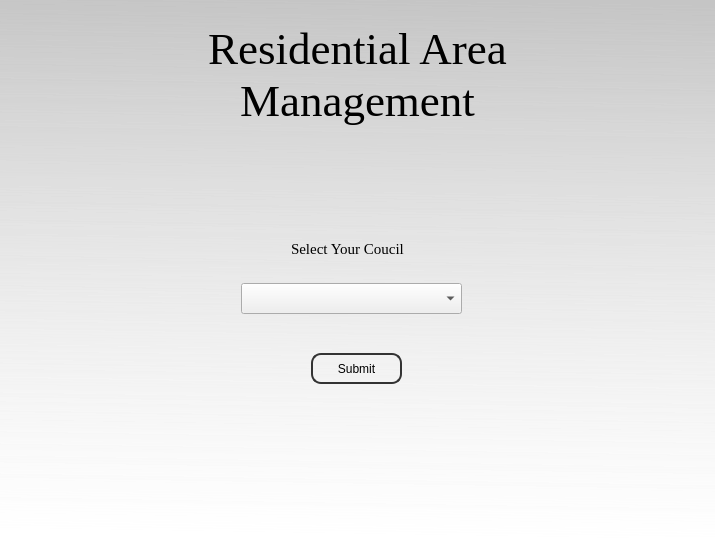
<?xml version="1.0" encoding="UTF-8"?>
<ui version="4.0">
 <class>Dialog</class>
 <widget class="QDialog" name="Dialog">
  <property name="geometry">
   <rect>
    <x>0</x>
    <y>0</y>
    <width>715</width>
    <height>538</height>
   </rect>
  </property>
  <property name="windowTitle">
   <string>Dialog</string>
  </property>
  <property name="styleSheet">
   <string notr="true">QPushButton{
	border-radius:10px;
	border:2px solid rgb(51, 51, 51);
	font: 10pt &quot;Comic Sans MS&quot;;
}

QLineEdit{
	border-radius:10px;
	border:2px solid rgb(51, 51, 51);
}

QPushButton:focus {
	border:3px solid rgb(51, 51, 51);
}

QPushButton:hover {
	border:3px solid rgb(51, 51, 51);
}

QPushButton:pressed{
	border-radius:10px;
	border:2px solid rgb(51, 51, 51);
	background-color: rgb(73, 161, 255);
}

QDialog{
	
	background-color: qlineargradient(spread:pad, x1:0.54, y1:0, x2:0.517045, y2:1, stop:0 rgba(140, 140, 140, 75), stop:1 rgba(255, 255, 255, 255));
}</string>
  </property>
  <layout class="QVBoxLayout" name="verticalLayout">
   <item>
    <widget class="QWidget" name="District" native="true">
     <property name="maximumSize">
      <size>
       <width>16777215</width>
       <height>126</height>
      </size>
     </property>
     <property name="styleSheet">
      <string notr="true">QWidget#bgwidget{
background-color:qlineargradient(spread:pad, x1:0.904, y1:0.908682, x2:0.466, y2:0.153, stop:0 rgba(0, 104, 255, 255), stop:0.897727 rgba(23, 115, 155, 200));}
</string>
     </property>
     <layout class="QVBoxLayout" name="verticalLayout_2">
      <item>
       <widget class="QLabel" name="DialogTitle">
        <property name="font">
         <font>
          <family>Times New Roman</family>
          <pointsize>34</pointsize>
          <weight>50</weight>
          <bold>false</bold>
         </font>
        </property>
        <property name="styleSheet">
         <string notr="true"/>
        </property>
        <property name="text">
         <string>Residential Area
Management</string>
        </property>
        <property name="alignment">
         <set>Qt::AlignCenter</set>
        </property>
       </widget>
      </item>
     </layout>
    </widget>
   </item>
   <item>
    <widget class="QWidget" name="widget" native="true">
     <widget class="QComboBox" name="cmbCouncil">
      <property name="geometry">
       <rect>
        <x>230</x>
        <y>140</y>
        <width>221</width>
        <height>31</height>
       </rect>
      </property>
      <property name="font">
       <font>
        <family>Comic Sans MS</family>
        <pointsize>11</pointsize>
       </font>
      </property>
     </widget>
     <widget class="QLabel" name="label">
      <property name="geometry">
       <rect>
        <x>280</x>
        <y>90</y>
        <width>131</width>
        <height>31</height>
       </rect>
      </property>
      <property name="font">
       <font>
        <family>Georgia</family>
        <pointsize>11</pointsize>
       </font>
      </property>
      <property name="text">
       <string>Select Your Coucil</string>
      </property>
     </widget>
     <widget class="QPushButton" name="btnSubmit">
      <property name="geometry">
       <rect>
        <x>300</x>
        <y>210</y>
        <width>91</width>
        <height>31</height>
       </rect>
      </property>
      <property name="text">
       <string>Submit</string>
      </property>
     </widget>
    </widget>
   </item>
  </layout>
 </widget>
 <resources/>
 <connections/>
</ui>
